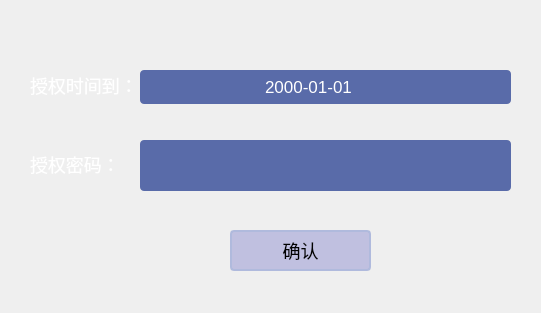
<?xml version="1.0" encoding="UTF-8"?>
<ui version="4.0">
 <class>TempAuthDialog</class>
 <widget class="QDialog" name="TempAuthDialog">
  <property name="geometry">
   <rect>
    <x>0</x>
    <y>0</y>
    <width>541</width>
    <height>313</height>
   </rect>
  </property>
  <property name="windowTitle">
   <string>关于</string>
  </property>
  <property name="windowIcon">
   <iconset>
    <normaloff>images/logo.png</normaloff>images/logo.png</iconset>
  </property>
  <property name="styleSheet">
   <string notr="true">QDialog
{
	background-image: url(:/images/mainBackgound.png);
}
QWidget
{
  	font-size:18px;
}
QPushButton
{
	font-size:18px;
	font-family:Microsoft Yahei;
}
QPushButton
{
background-color: rgb(192, 192, 224);
border-color: rgb(176, 186, 221);
border-width: 2px;
border-style: solid;
border-radius: 4;
}
QPushButton:hover
{
border-color: rgb(240, 240, 240);
}
QPushButton:pressed
{
		border-color: rgb(240, 240, 240);
}
QLineEdit
{
border-width: 0px;
border-style: solid;
border-radius: 4;
background-color:rgb(89, 107, 169);
selection-background-color:rgb(136,150,199);
color:white;
}
QCheckBox
{
  	font-size:18px;
	color: rgb(255, 255, 255);
	font-family:Microsoft Yahei;
}
QLabel
{
font-size:18px;
color: rgb(255, 255, 255);
font-family:Microsoft Yahei;
}
QGroupBox
{
font-size:20px;
font-family:Microsoft Yahei;
}
QTreeView::item{height: 35px; }

QTableWidget,QTableView,QTreeView{
background: rgb(229,227,231);
selection-color:black;
}
QHeaderView{
	background-color: rgb(201, 212, 242);
	border-bottom:1px;
	border-style:solid;
	border-color: rgb(160, 160, 160);
}
QHeaderView::section{
	height:25px;
	margin-top:5px;
	margin-bottom:5px;
	background-color: rgb(201, 212, 242);
	color:black;
	border:0px;
	border-right:1px solid;
	border-color:rgb(94, 98, 143);
	}
QTableWidget::item{
	height:45px;
	border-bottom:1px solid;
	border-color: rgb(198, 207, 214);
}
QTableWidget::item:selected{
	background-color: rgb(175, 211, 237);
}</string>
  </property>
  <widget class="QPushButton" name="pushButtonOK">
   <property name="geometry">
    <rect>
     <x>230</x>
     <y>230</y>
     <width>141</width>
     <height>41</height>
    </rect>
   </property>
   <property name="text">
    <string>确认</string>
   </property>
  </widget>
  <widget class="QLabel" name="label_2">
   <property name="geometry">
    <rect>
     <x>30</x>
     <y>149</y>
     <width>111</width>
     <height>31</height>
    </rect>
   </property>
   <property name="text">
    <string>授权密码：</string>
   </property>
  </widget>
  <widget class="QLineEdit" name="lineEdit_passwords">
   <property name="geometry">
    <rect>
     <x>140</x>
     <y>140</y>
     <width>371</width>
     <height>51</height>
    </rect>
   </property>
   <property name="echoMode">
    <enum>QLineEdit::Password</enum>
   </property>
  </widget>
  <widget class="QLabel" name="label_3">
   <property name="geometry">
    <rect>
     <x>30</x>
     <y>70</y>
     <width>111</width>
     <height>31</height>
    </rect>
   </property>
   <property name="text">
    <string>授权时间到：</string>
   </property>
  </widget>
  <widget class="QDateEdit" name="authDateEdit">
   <property name="geometry">
    <rect>
     <x>140</x>
     <y>70</y>
     <width>371</width>
     <height>34</height>
    </rect>
   </property>
   <property name="styleSheet">
    <string notr="true">
QDateTimeEdit
{
	border-color: rgba(255, 255, 255, 0);
	background-color: rgb(89, 107, 169);	
 	border:1px;
	font-size:17px;
    border-right:0px;
	border-radius:4px;
	color:white;
selection-background-color:rgb(136,150,199);
}


QDateTimeEdit::down-arrow
{
	image: url(:/png/date_sel.png);
}

QDateTimeEdit::down-arrow:hover
{
	image: url(:/png/date_sel.png);
}

QDateTimeEdit::drop-down{
	border:none;	
    background:transparent;
	padding-right:2px;
	width:30px;
	height:30px;
}</string>
   </property>
   <property name="alignment">
    <set>Qt::AlignCenter</set>
   </property>
   <property name="currentSection">
    <enum>QDateTimeEdit::YearSection</enum>
   </property>
   <property name="displayFormat">
    <string>yyyy-MM-dd</string>
   </property>
   <property name="calendarPopup">
    <bool>true</bool>
   </property>
   <property name="currentSectionIndex">
    <number>0</number>
   </property>
  </widget>
 </widget>
 <resources/>
 <connections/>
</ui>
